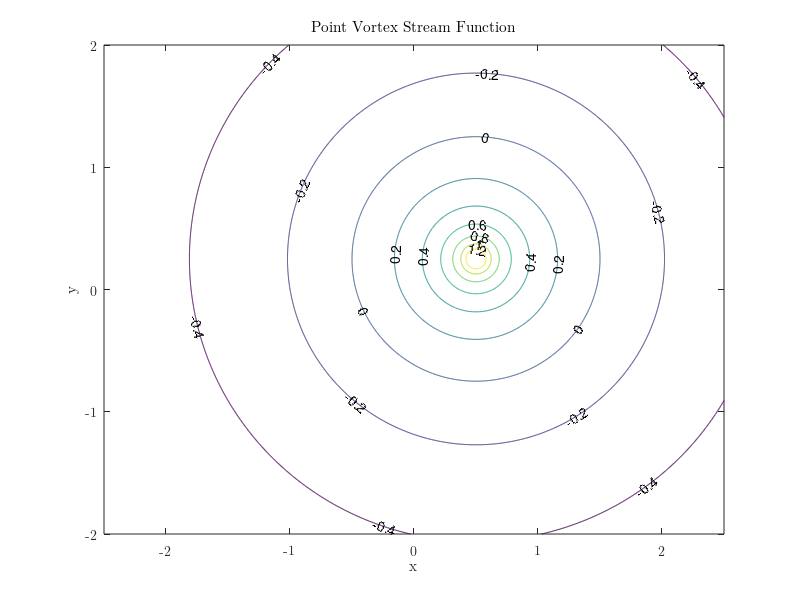

Write the MATLAB code that produced this figure.

xc = 0.50;
yc = 0.25;
T = 3.0;
N = 1000;
x = linspace(-2.5,2.5,N);
y = linspace(-2,2,N);
[xg,yg] = meshgrid(x,y);

psi = -T*log((xg - xc).^2 + (yg - yc).^2)/(4*pi); 

c = -0.4:0.2:1.2;
[C,h] = contour(xg,yg,psi,c);

title("Point Vortex Stream Function");
xlabel("x");
ylabel("y");
set(gca,'fontname','Latin Modern Math');
clabel(C,h,c)

